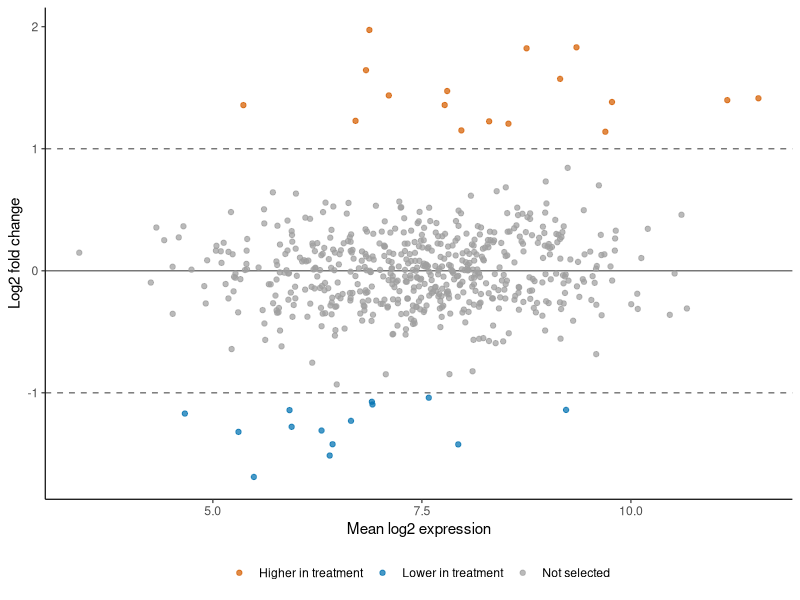
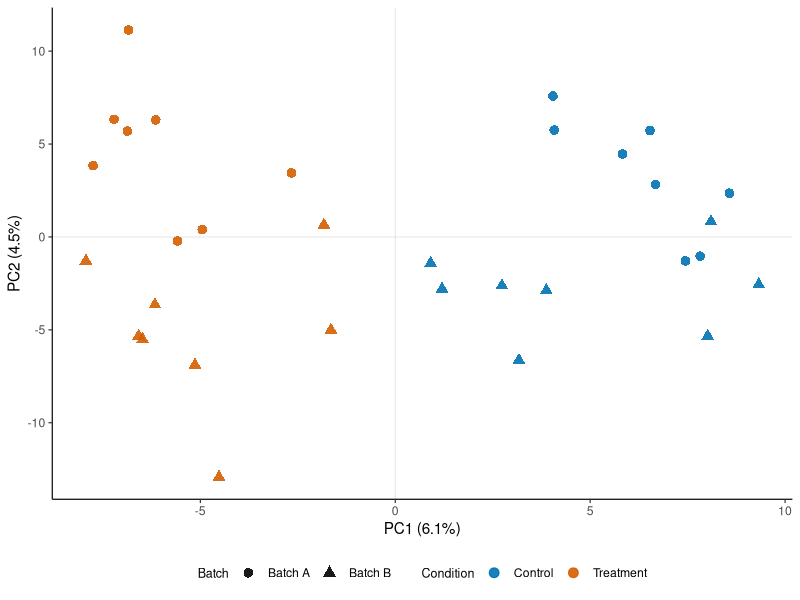
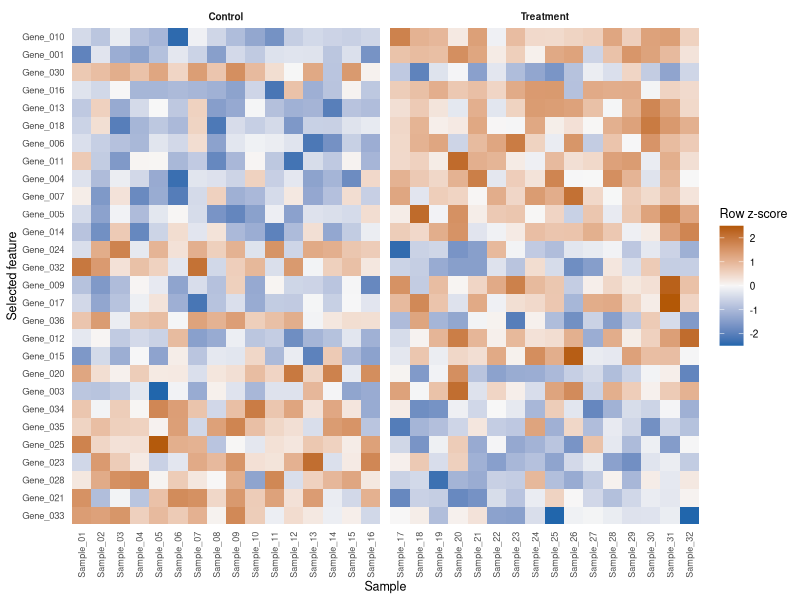
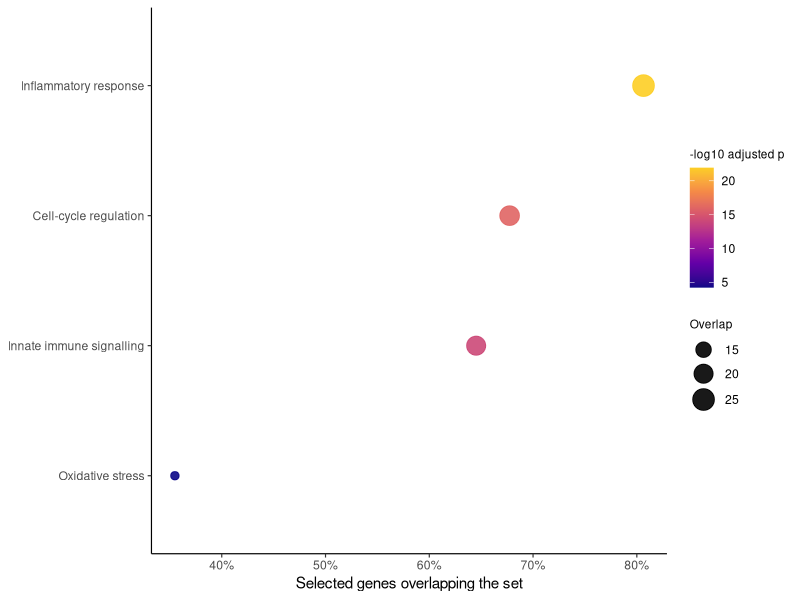
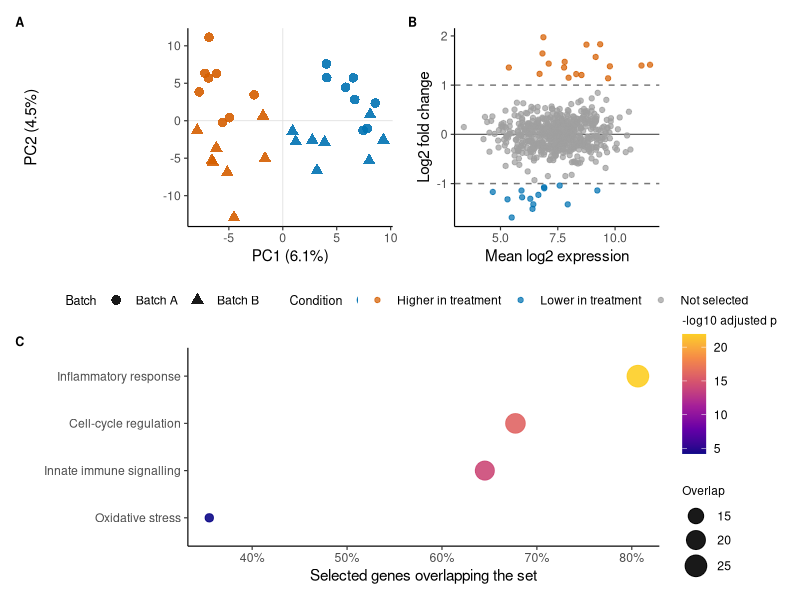
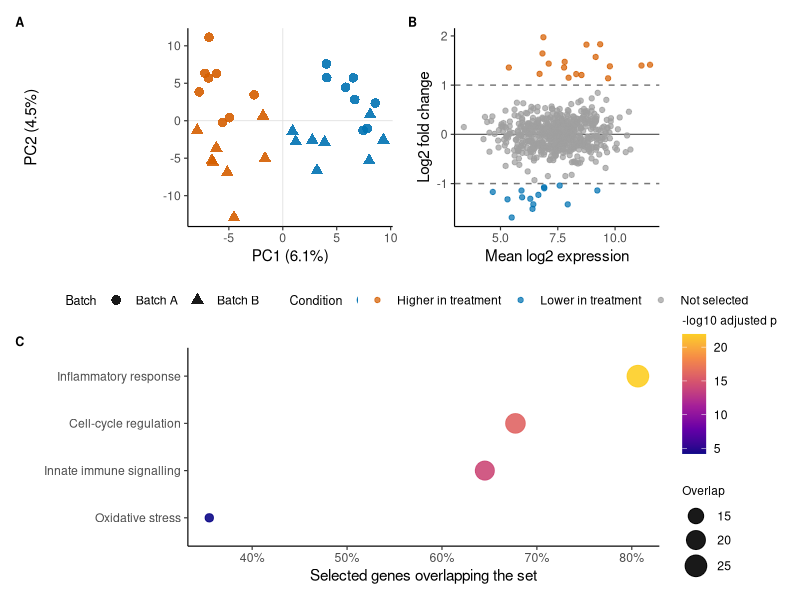

Here is the R script that generated these plots, in order: (Note: this script raises an error after producing the figures.)
## ---- chunk 1
knitr::opts_chunk$set(
  echo = TRUE,
  message = FALSE,
  fig.width = 8.4,
  fig.height = 5.5,
  fig.align = "center",
  out.width = "100%",
  dpi = 150
)
## ---- chunk 2
library(ggplot2)
library(dplyr)
library(tidyr)
library(scales)

set.seed(2075)

n_genes <- 600
n_samples <- 32
gene_ids <- sprintf("Gene_%03d", 1:n_genes)
sample_ids <- sprintf("Sample_%02d", 1:n_samples)

sample_meta <- tibble(
  sample_id = sample_ids,
  condition = factor(
    rep(c("Control", "Treatment"), each = n_samples / 2),
    levels = c("Control", "Treatment")
  ),
  batch = factor(rep(rep(c("Batch A", "Batch B"), each = 8), times = 2))
)

gene_baseline <- rnorm(n_genes, mean = 7.5, sd = 1.2)
expression_matrix <- matrix(
  rnorm(n_genes * n_samples, mean = 0, sd = 0.75),
  nrow = n_genes,
  dimnames = list(gene_ids, sample_ids)
)
expression_matrix <- sweep(expression_matrix, 1, gene_baseline, FUN = "+")

treatment_samples <- sample_meta$condition == "Treatment"
batch_b_samples <- sample_meta$batch == "Batch B"

true_group_effect <- c(rep(1.35, 18), rep(-1.20, 18))
expression_matrix[1:36, treatment_samples] <-
  expression_matrix[1:36, treatment_samples] + true_group_effect
expression_matrix[101:160, batch_b_samples] <-
  expression_matrix[101:160, batch_b_samples] + 0.58

dim(expression_matrix)
sample_meta |>
  count(condition, batch)
## ---- chunk 3
control_index <- sample_meta$condition == "Control"
treatment_index <- sample_meta$condition == "Treatment"

mean_control <- rowMeans(expression_matrix[, control_index, drop = FALSE])
mean_treatment <- rowMeans(expression_matrix[, treatment_index, drop = FALSE])

p_values <- apply(expression_matrix, 1, function(values) {
  t.test(values[treatment_index], values[control_index])$p.value
})

differential_results <- tibble(
  gene = gene_ids,
  mean_log2_expression = rowMeans(expression_matrix),
  log2_fold_change = mean_treatment - mean_control,
  p_value = p_values,
  adjusted_p_value = p.adjust(p_values, method = "BH")
) |>
  mutate(
    result = case_when(
      adjusted_p_value < 0.05 & log2_fold_change >= 1 ~ "Higher in treatment",
      adjusted_p_value < 0.05 & log2_fold_change <= -1 ~ "Lower in treatment",
      TRUE ~ "Not selected"
    ),
    result = factor(
      result,
      levels = c("Higher in treatment", "Lower in treatment", "Not selected")
    )
  )

stopifnot(!anyNA(differential_results$result))
differential_results |>
  count(result)
## ---- chunk 4
result_colours <- c(
  "Higher in treatment" = "#D55E00",
  "Lower in treatment" = "#0072B2",
  "Not selected" = "#A0A0A0"
)

theme_omics <- theme_classic(base_size = 11) +
  theme(
    axis.line = element_line(linewidth = 0.4),
    axis.ticks = element_line(linewidth = 0.4),
    legend.position = "bottom",
    legend.title = element_blank()
  )

p_ma <- ggplot(
  differential_results,
  aes(x = mean_log2_expression, y = log2_fold_change, colour = result)
) +
  geom_hline(yintercept = 0, linewidth = 0.4, colour = "#555555") +
  geom_hline(yintercept = c(-1, 1), linetype = "dashed", colour = "#777777") +
  geom_point(size = 1.5, alpha = 0.72) +
  scale_colour_manual(values = result_colours) +
  labs(x = "Mean log2 expression", y = "Log2 fold change") +
  theme_omics

p_ma
## ---- chunk 5
pca_fit <- prcomp(t(expression_matrix), center = TRUE, scale. = TRUE)
pca_variance <- 100 * pca_fit$sdev^2 / sum(pca_fit$sdev^2)

pca_scores <- as.data.frame(pca_fit$x[, 1:2, drop = FALSE]) |>
  tibble::rownames_to_column("sample_id") |>
  left_join(sample_meta, by = "sample_id")

stopifnot(nrow(pca_scores) == n_samples, !anyNA(pca_scores$condition))
## ---- chunk 6
condition_colours <- c(Control = "#0072B2", Treatment = "#D55E00")

p_pca <- ggplot(
  pca_scores,
  aes(x = PC1, y = PC2, colour = condition, shape = batch)
) +
  geom_hline(yintercept = 0, linewidth = 0.3, colour = "#E0E0E0") +
  geom_vline(xintercept = 0, linewidth = 0.3, colour = "#E0E0E0") +
  geom_point(size = 2.8, stroke = 0.65, alpha = 0.9) +
  scale_colour_manual(values = condition_colours) +
  scale_shape_manual(values = c("Batch A" = 16, "Batch B" = 17)) +
  labs(
    x = sprintf("PC1 (%.1f%%)", pca_variance[1]),
    y = sprintf("PC2 (%.1f%%)", pca_variance[2]),
    colour = "Condition",
    shape = "Batch"
  ) +
  theme_omics +
  theme(legend.title = element_text(size = 9))

p_pca
## ---- chunk 7
top_genes <- differential_results |>
  arrange(adjusted_p_value, desc(abs(log2_fold_change))) |>
  slice_head(n = 28) |>
  pull(gene)

ordered_samples <- sample_meta |>
  arrange(condition, batch, sample_id) |>
  pull(sample_id)

heatmap_matrix <- expression_matrix[top_genes, ordered_samples, drop = FALSE]
heatmap_z <- t(scale(t(heatmap_matrix)))

heatmap_long <- as.data.frame(heatmap_z) |>
  tibble::rownames_to_column("gene") |>
  pivot_longer(-gene, names_to = "sample_id", values_to = "row_z") |>
  left_join(sample_meta, by = "sample_id") |>
  mutate(
    gene = factor(gene, levels = rev(top_genes)),
    sample_id = factor(sample_id, levels = ordered_samples)
  )

stopifnot(!anyNA(heatmap_long$row_z))
## ---- chunk 8
p_heatmap <- ggplot(
  heatmap_long,
  aes(x = sample_id, y = gene, fill = row_z)
) +
  geom_tile() +
  facet_grid(
    cols = vars(condition),
    scales = "free_x",
    space = "free_x"
  ) +
  scale_fill_gradient2(
    low = "#2166AC",
    mid = "#F7F7F7",
    high = "#B35806",
    midpoint = 0,
    limits = c(-2.5, 2.5),
    oob = squish,
    name = "Row z-score"
  ) +
  labs(x = "Sample", y = "Selected feature") +
  theme_minimal(base_size = 9) +
  theme(
    panel.grid = element_blank(),
    axis.text.x = element_text(angle = 90, vjust = 0.5, hjust = 1, size = 6.5),
    axis.text.y = element_text(size = 6.8),
    strip.text = element_text(face = "bold"),
    legend.position = "right"
  )

p_heatmap
## ---- chunk 9
set.seed(2076)

pathways <- list(
  "Inflammatory response" = unique(c(1:30, sample(37:600, 25))),
  "Cell-cycle regulation" = unique(c(12:36, sample(37:600, 28))),
  "Lipid metabolism" = sample(37:600, 58),
  "DNA repair" = sample(37:600, 52),
  "Oxidative stress" = unique(c(1:12, sample(37:600, 43))),
  "Extracellular matrix" = sample(37:600, 60),
  "Innate immune signalling" = unique(c(5:26, sample(37:600, 34))),
  "Mitochondrial transport" = sample(37:600, 48)
)

selected_genes <- differential_results |>
  filter(adjusted_p_value < 0.05, abs(log2_fold_change) >= 1) |>
  pull(gene)

stopifnot(length(selected_genes) > 0)

selected_indices <- match(selected_genes, gene_ids)
universe_size <- length(gene_ids)
selected_total <- length(selected_indices)

enrichment_results <- bind_rows(lapply(names(pathways), function(pathway_name) {
  members <- pathways[[pathway_name]]
  overlap <- sum(selected_indices %in% members)
  pathway_size <- length(members)

  tibble(
    pathway = pathway_name,
    pathway_size = pathway_size,
    overlap = overlap,
    gene_ratio = overlap / selected_total,
    p_value = phyper(
      overlap - 1,
      pathway_size,
      universe_size - pathway_size,
      selected_total,
      lower.tail = FALSE
    )
  )
})) |>
  mutate(
    adjusted_p_value = p.adjust(p_value, method = "BH"),
    evidence = -log10(pmax(adjusted_p_value, .Machine$double.xmin))
  ) |>
  filter(overlap > 0) |>
  arrange(evidence) |>
  mutate(pathway = factor(pathway, levels = pathway))

overlap_breaks <- pretty(range(enrichment_results$overlap), n = 4)
overlap_breaks <- overlap_breaks[
  overlap_breaks >= min(enrichment_results$overlap) &
    overlap_breaks <= max(enrichment_results$overlap)
]
## ---- chunk 10
p_enrichment <- ggplot(
  enrichment_results,
  aes(x = gene_ratio, y = pathway, size = overlap, colour = evidence)
) +
  geom_point(alpha = 0.9) +
  scale_x_continuous(labels = label_percent(accuracy = 1)) +
  scale_size_continuous(range = c(2.5, 7), breaks = overlap_breaks) +
  scale_colour_viridis_c(option = "C", end = 0.9) +
  labs(
    x = "Selected genes overlapping the set",
    y = NULL,
    size = "Overlap",
    colour = "-log10 adjusted p"
  ) +
  theme_omics +
  theme(legend.position = "right", legend.title = element_text(size = 8.5))

p_enrichment
## ---- chunk 11
library(patchwork)

p_omics_panel <- (p_pca | p_ma) / p_enrichment +
  plot_annotation(tag_levels = "A") &
  theme(plot.tag = element_text(face = "bold", size = 9))

pdf_file <- file.path(tempdir(), "omics_overview.pdf")
png_file <- file.path(tempdir(), "omics_overview.png")

ggsave(
  pdf_file,
  p_omics_panel,
  width = 180,
  height = 145,
  units = "mm",
  device = grDevices::cairo_pdf,
  bg = "white"
)
ggsave(
  png_file,
  p_omics_panel,
  width = 180,
  height = 145,
  units = "mm",
  dpi = 300,
  bg = "white"
)

stopifnot(all(file.exists(c(pdf_file, png_file))))
data.frame(
  file = basename(c(pdf_file, png_file)),
  size_kb = round(file.info(c(pdf_file, png_file))$size / 1024, 1),
  row.names = NULL
)
